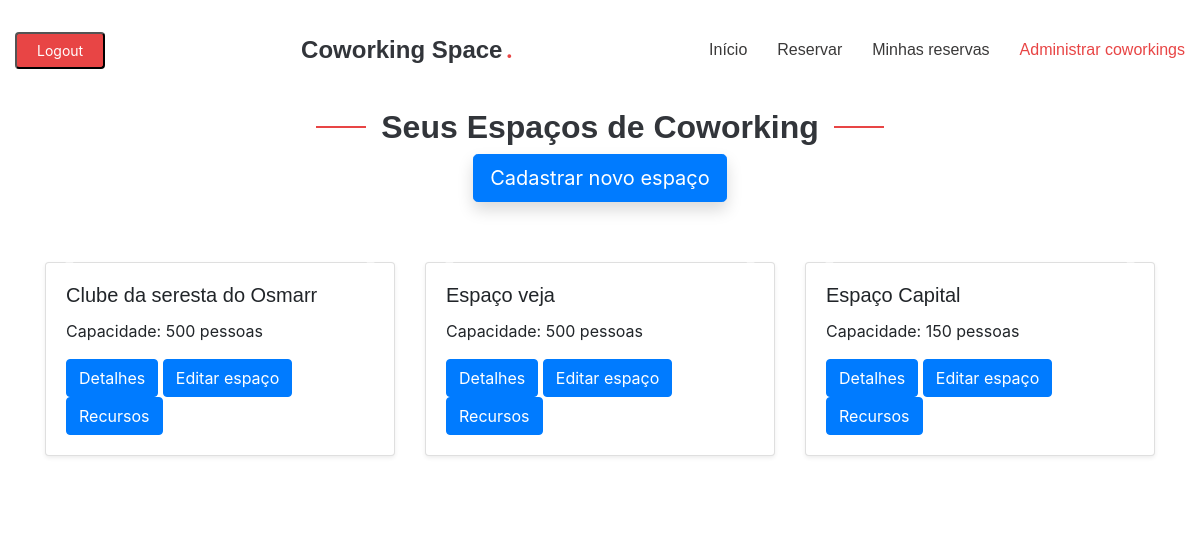
The page /administrar/ (signed in) on the database as committed earlier.
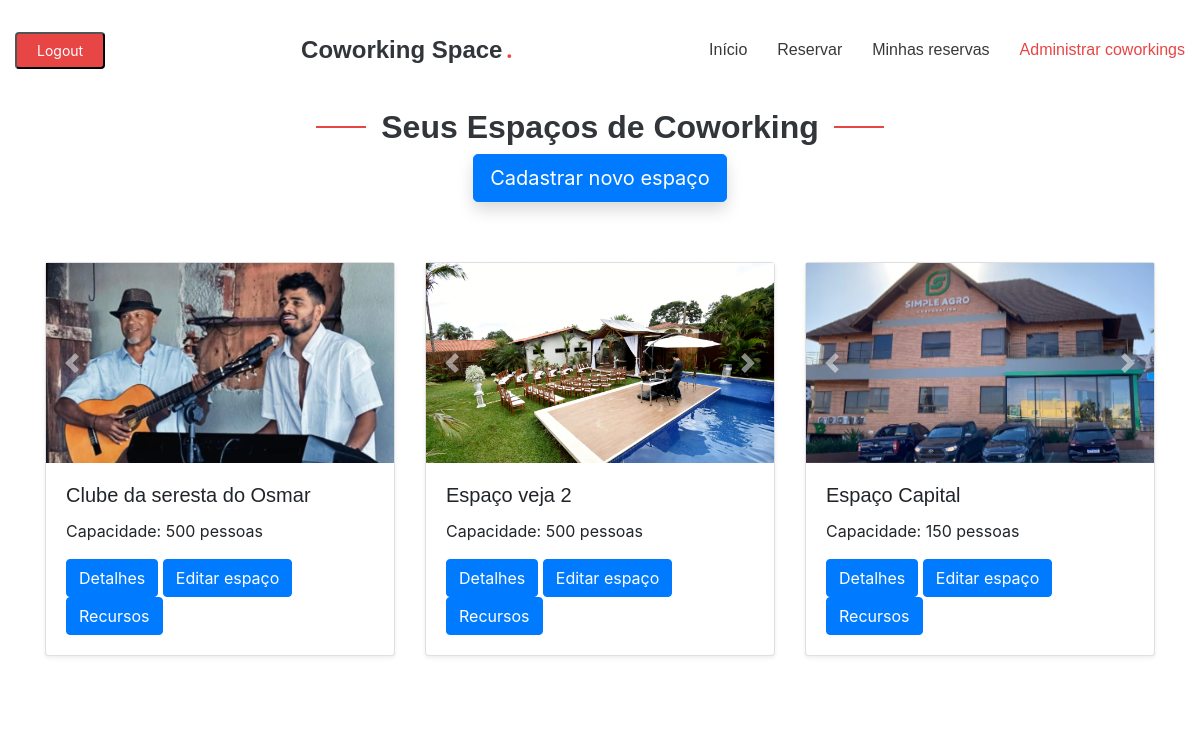
The same page on the database as committed later.
### reservas/models.py (models this page shows, shortened)
class EspacoCoworking(models.Model):
    nome = models.CharField(max_length=100)
    endereco = models.CharField(max_length=200)
    frase_destaque = models.CharField(max_length=100, blank=True, null=True)
    descricao = models.TextField(blank=True, null=True)
    capacidade = models.IntegerField()
    preco_por_hora = models.DecimalField(max_digits=10, decimal_places=2)
    latitude = models.FloatField(default=0)
    longitude = models.FloatField(default=0)
    prioridade = models.IntegerField(default=0, blank=True, null=True)
    palavras_chave = models.TextField(blank=True, null=True, help_text='Separado por -')
    instagram = models.URLField(max_length=255, blank=True, null=True)
    facebook = models.URLField(max_length=255, blank=True, null=True)
    linkedin = models.URLField(max_length=255, blank=True, null=True)
    nome_espaco = models.CharField(max_length=255, blank=True, null=True)
    razao_social = models.CharField(max_length=255, blank=True, null=True)
    cep = models.CharField(max_length=20, blank=True, null=True)
    pais = models.CharField(max_length=100, blank=True, null=True)
    uf = models.CharField(max_length=2, blank=True, null=True)
    cidade = models.CharField(max_length=100, blank=True, null=True)
    bairro = models.CharField(max_length=100, blank=True, null=True)
    logradouro = models.CharField(max_length=255, blank=True, null=True)
    numero = models.CharField(max_length=10, blank=True, null=True)
    complemento = models.CharField(max_length=255, blank=True, null=True)
    logo = models.ImageField(upload_to='logos/', blank=True, null=True)
    foto_horizontal = models.ImageField(upload_to='fotos_espaco/', blank=True, null=True)
    nome_proprietario = models.CharField(max_length=255, blank=True, null=True)
    email_proprietario = models.EmailField(blank=True, null=True)
    telefone_proprietario = models.CharField(max_length=20, blank=True, null=True)
    nome_gerente = models.CharField(max_length=255, blank=True, null=True)
    email_gerente = models.EmailField(blank=True, null=True)
    telefone_gerente = models.CharField(max_length=20, blank=True, null=True)
    titular_conta = models.CharField(max_length=255, blank=True, null=True)
    banco = models.CharField(max_length=100, blank=True, null=True)
    agencia = models.CharField(max_length=20, blank=True, null=True)
    conta = models.CharField(max_length=20, blank=True, null=True)
    tipo_conta = models.CharField(max_length=50, blank=True, null=True)
    tipo_pix = models.CharField(max_length=50, blank=True, null=True)
    pix = models.CharField(max_length=100, blank=True, null=True)
    cafe = models.BooleanField(default=False)
    cha = models.BooleanField(default=False)
    massagem = models.BooleanField(default=False)
    outros_diferenciais = models.CharField(max_length=255, blank=True, null=True)
    wifi = models.BooleanField(default=False)
    acessibilidade = models.BooleanField(default=False)
    acesso24h = models.BooleanField(default=False)
    playground_kids = models.BooleanField(default=False)
    ar_condicionado = models.BooleanField(default=False)
    area_alimentacao = models.BooleanField(default=False)
    biblioteca = models.BooleanField(default=False)
    cabine_call = models.BooleanField(default=False)
    cozinha = models.BooleanField(default=False)
    espaco_pet = models.BooleanField(default=False)
    espaco_convivencia = models.BooleanField(default=False)
    lounge = models.BooleanField(default=False)
    galeria_arte = models.BooleanField(default=False)
    geladeira = models.BooleanField(default=False)
    gerador_eletricidade = models.BooleanField(default=False)
    jardim = models.BooleanField(default=False)
    quadro_branco = models.BooleanField(default=False)
    recepcao = models.BooleanField(default=False)
    sala_descompressao = models.BooleanField(default=False)
    sala_jogos = models.BooleanField(default=False)
    varanda = models.BooleanField(default=False)
    vestuario = models.BooleanField(default=False)
    velocidade_internet = models.CharField(max_length=50, blank=True, null=True)
    auditorio = models.BooleanField(default=False)
    cafeteria = models.BooleanField(default=False)
    coliving = models.BooleanField(default=False)
    espaco_eventos = models.BooleanField(default=False)
    estudio_gravacao = models.BooleanField(default=False)
    restaurante = models.BooleanField(default=False)
    fotos_area_comum = models.ImageField(upload_to='fotos_areas_comuns/', blank=True, null=True)
    fotos_area_compartilhada = models.ImageField(upload_to='fotos_areas_compartilhadas/', blank=True, null=True)
    fotos_salas_privativas = models.ImageField(upload_to='fotos_salas_privativas/', blank=True, null=True)
    outras_fotos = models.ImageField(upload_to='outras_fotos/', blank=True, null=True)
    proprietario = models.ForeignKey(User, on_delete=models.CASCADE)
    class Meta:
        verbose_name = "Espaço de Coworking"
        verbose_name_plural = "Espaços de Coworking"
        ordering = ['prioridade']  # Ordena os espaços pelo nome de forma padrão

class ImagemEspacoCoworking(models.Model):
    espaco = models.ForeignKey(EspacoCoworking, related_name='imagens', on_delete=models.CASCADE)
    imagem = models.ImageField(upload_to='fotos/')

### reservas/views.py (the view)
# urls.py: path('administrar/', reservas_views.administrar_espacos, name='administrar_espacos'),
def administrar_espacos(request):
    espacos = EspacoCoworking.objects.filter(proprietario_id=request.user.id)
    return render(request, 'reservas/administrar_coworkings.html', {'espacos': espacos})

### reservas/templates/reservas/administrar_coworkings.html (shortened to what this page needs)
{% load static %}
<!DOCTYPE html>
<html lang="en">
<head>
    <link href="{% static 'vendor/bootstrap/css/bootstrap.min.css' %}" rel="stylesheet">
    <link href="{% static 'vendor/bootstrap-icons/bootstrap-icons.css' %}" rel="stylesheet">
    <link href="{% static 'css/main.css' %}" rel="stylesheet">
    <link href="https://stackpath.bootstrapcdn.com/bootstrap/4.5.2/css/bootstrap.min.css" rel="stylesheet">
</head>
<body>
    <header id="header" class="header d-flex align-items-center fixed-top">
        <div class="container-fluid position-relative d-flex align-items-center justify-content-between">
            <a href="{% url 'index' %}" class="logo d-flex align-items-center me-auto me-xl-0">
                <h1 class="sitename">Coworking Space</h1><span>.</span>
            </a>
            <nav id="navmenu" class="navmenu">
                <ul>
                    <li><a href="{% url 'index' %}" >Início</a></li>
                    {% if user.is_authenticated %}
                        <li><a href="{% url 'lista_espacos' %}">Reservar</a></li>
                        <li><a href="{% url 'listar_reservas' %}">Minhas reservas</a></li>
                        <li><a href="{% url 'administrar_espacos' %}" class="active">Administrar coworkings</a></li>
                    {% endif %}
                </ul>
            </nav>
            <div>
                {% if user.is_authenticated %}
                    <form method="post" action="{% url 'logout' %}">
                        <button type="submit" class="btn-getstarted">Logout</button>
                    </form>
                {% else %}
                    <a class="btn-getstarted" href="{% url 'register' %}">Login / Registre-se</a>
                {% endif %}
            </div>
        </div>
    </header>
    <main class="main mt-5">
        <section class="section">
            <div class="container" data-aos="fade-up">
                <div class="section-title">
                    <h2>Seus Espaços de Coworking</h2>
                    <a class="btn-getstarted" href="{% url 'criar_espaco' %}"><button type="button" class="btn btn-primary btn-lg shadow">Cadastrar novo espaço</button></a>
                </div>
                <div class="row gy-4">
                    {% for espaco in espacos %}
                    <div class="col-lg-4 col-md-6">
                        <div class="card h-100 shadow-sm">
                            <div id="carouselEspaco{{ espaco.id }}" class="carousel slide" data-bs-ride="carousel">
                                <div class="carousel-inner">
                                    {% for imagem in espaco.imagens.all %}
                                    <div class="carousel-item {% if forloop.first %}active{% endif %}">
                                        <img src="{{ imagem.imagem.url }}" class="d-block w-100" alt="Imagem do Espaço" style="height: 200px; object-fit: cover;">
                                    </div>
                                    {% endfor %}
                                </div>
                                <button class="carousel-control-prev" type="button" data-bs-target="#carouselEspaco{{ espaco.id }}" data-bs-slide="prev">
                                    <span class="carousel-control-prev-icon" aria-hidden="true"></span>
                                </button>
                                <button class="carousel-control-next" type="button" data-bs-target="#carouselEspaco{{ espaco.id }}" data-bs-slide="next">
                                    <span class="carousel-control-next-icon" aria-hidden="true"></span>
                                </button>
                            </div>
                            <div class="card-body">
                                <h5 class="card-title">{{ espaco.nome }}</h5>
                                <p class="card-text">Capacidade: {{ espaco.capacidade }} pessoas</p>
                                <a href="{% url 'detalhe_espaco' espaco.id %}" class="btn btn-primary">Detalhes</a>
                                <a href="{% url 'editar_espaco' espaco.id %}" class="btn btn-primary">Editar espaço</a>
                                <a href="{% url 'cadastrar_recurso' espaco.id %}" class="btn btn-primary">Recursos</a>
                            </div>
                        </div>
                    </div>
                    {% empty %}
                    <p>Não há espaços de coworking disponíveis no momento.</p>
                    {% endfor %}
                </div>
            </div>
        </section>
    </main>
</body>
</html>

### reservas/static/css/main.css (style rules this page uses)
:root { --default-font: "Open Sans", system-ui, -apple-system, "Segoe UI", Roboto, "Helvetica Neue", Arial, "Noto Sans", "Liberation Sans", sans-serif, "Apple Color Emoji", "Segoe UI Emoji", "Segoe UI Symbol", "Noto Color Emoji"; --heading-font: "Montserrat", sans-serif; --nav-font: "Poppins", sans-serif; }
:root { --background-color: #ffffff; --default-color: #212529; --heading-color: #32353a; --accent-color: #e84545; --surface-color: #ffffff; --contrast-color: #ffffff; }
:root { --nav-color: #3a3939; --nav-hover-color: #e84545; --nav-mobile-background-color: #ffffff; --nav-dropdown-background-color: #ffffff; --nav-dropdown-color: #3a3939; --nav-dropdown-hover-color: #e84545; }
:root { scroll-behavior: smooth; }
body { color: var(--default-color); background-color: var(--background-color); font-family: var(--default-font); }
a { color: var(--accent-color); text-decoration: none; transition: 0.3s; }
h1, h2, h3, h4, h5, h6 { color: var(--heading-color); font-family: var(--heading-font); }
.header { color: var(--default-color); background-color: var(--background-color); padding: 20px 0; transition: all 0.5s; z-index: 997; }
.header .logo { line-height: 1; }
.header .logo h1 { font-size: 24px; margin: 0; font-weight: 600; color: var(--heading-color); }
.header .logo span { color: var(--accent-color); font-size: 24px; font-weight: 600; padding-left: 3px; }
.header .btn-getstarted, .header .btn-getstarted:focus { color: var(--contrast-color); background: var(--accent-color); font-size: 14px; padding: 8px 26px; margin: 0; border-radius: 4px; transition: 0.3s; }
@media (max-width: 1200px) { .header .logo { order: 1; } }
@media (max-width: 1200px) { .header .btn-getstarted { order: 2; margin: 0 15px 0 0; padding: 6px 20px; } }
@media (max-width: 1200px) { .header .navmenu { order: 3; } }
@media (min-width: 1200px) { .navmenu { padding: 0; } }
@media (min-width: 1200px) { .navmenu ul { margin: 0; padding: 0; display: flex; list-style: none; align-items: center; } }
@media (min-width: 1200px) { .navmenu li { position: relative; } }
@media (min-width: 1200px) { .navmenu a, .navmenu a:focus { color: var(--nav-color); padding: 18px 15px; font-size: 16px; font-family: var(--nav-font); font-weight: 400; display: flex; align-items: center; justify-content: space-between; white-space: nowrap; transition: 0.3s; } }
@media (min-width: 1200px) { .navmenu li:last-child a { padding-right: 0; } }
@media (min-width: 1200px) { .navmenu li:hover>a, .navmenu .active, .navmenu .active:focus { color: var(--nav-hover-color); } }
section, .section { color: var(--default-color); background-color: var(--background-color); padding: 60px 0; scroll-margin-top: 98px; overflow: clip; }
.section-title { text-align: center; padding-bottom: 60px; position: relative; }
.section-title h2 { font-size: 32px; font-weight: 700; position: relative; }
.section-title h2:before, .section-title h2:after { content: ""; width: 50px; height: 2px; background: var(--accent-color); display: inline-block; }
.section-title h2:before { margin: 0 15px 10px 0; }
.section-title h2:after { margin: 0 0 10px 15px; }

Rows that differ between the two databases and show on the page:
changed EspacoCoworking: nome "Clube da seresta do Osmarr" → "Clube da seresta do Osmar"
added ImagemEspacoCoworking: imagem (picture), shown under EspacoCoworking "Clube da seresta do Osmar"
changed EspacoCoworking: nome "Espaço veja" → "Espaço veja 2"
added ImagemEspacoCoworking: imagem (picture), shown under EspacoCoworking "Espaço veja 2"
added ImagemEspacoCoworking: imagem (picture), shown under EspacoCoworking "Espaço Capital"
